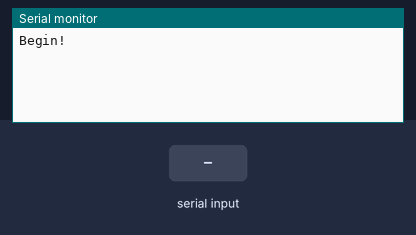
The sketch below on a simulated Arduino Uno, built with avr-gcc and run on an emulated ATmega328P. Shown: the last lines printed to the serial monitor. Inputs (shaded band) come from the test bench.

Above: at 1.2 s.
1.3 s: "1\n" received over Serial
At 2.1 s:
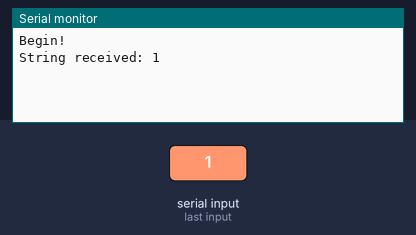
2.8 s: "0\n" received over Serial
At 3.2 s:
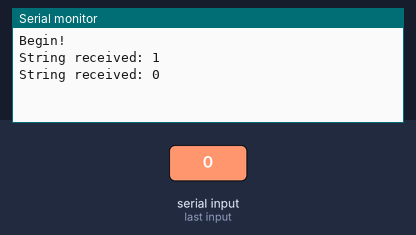
4.3 s: "2\n" received over Serial
At 5.6 s:
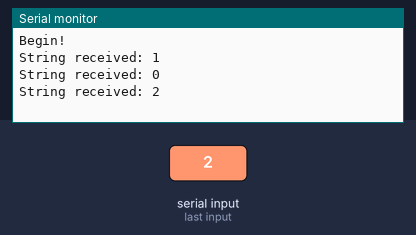

Measured:
- after the input at 1.3 s, the serial monitor: prints a new line at once (image 1)
- after the input at 2.8 s, the serial monitor: prints a new line at once (image 2)
- after the input at 4.3 s, the serial monitor: prints a new line at once (image 3)

The sketch:

read_word_serial.ino
```cpp
const int max_string_length = 100;
char inData[max_string_length];

const char end_char = '\n';

void setup() {
  Serial.begin(9600);
  Serial.println("Begin!");
}

void loop() {
    receive_string();
    Serial.print("String received: ");
    Serial.println(inData);
}

void receive_string(){
  int i = 0;

  char c = read_char();
  while(c != end_char){
    if(i >= max_string_length)
       break;

    inData[i] = c;
    i++;
    c = read_char();
  }
  inData[i] = '\0';
}

char read_char(){
  while(!Serial.available());
  return Serial.read();
}
```
